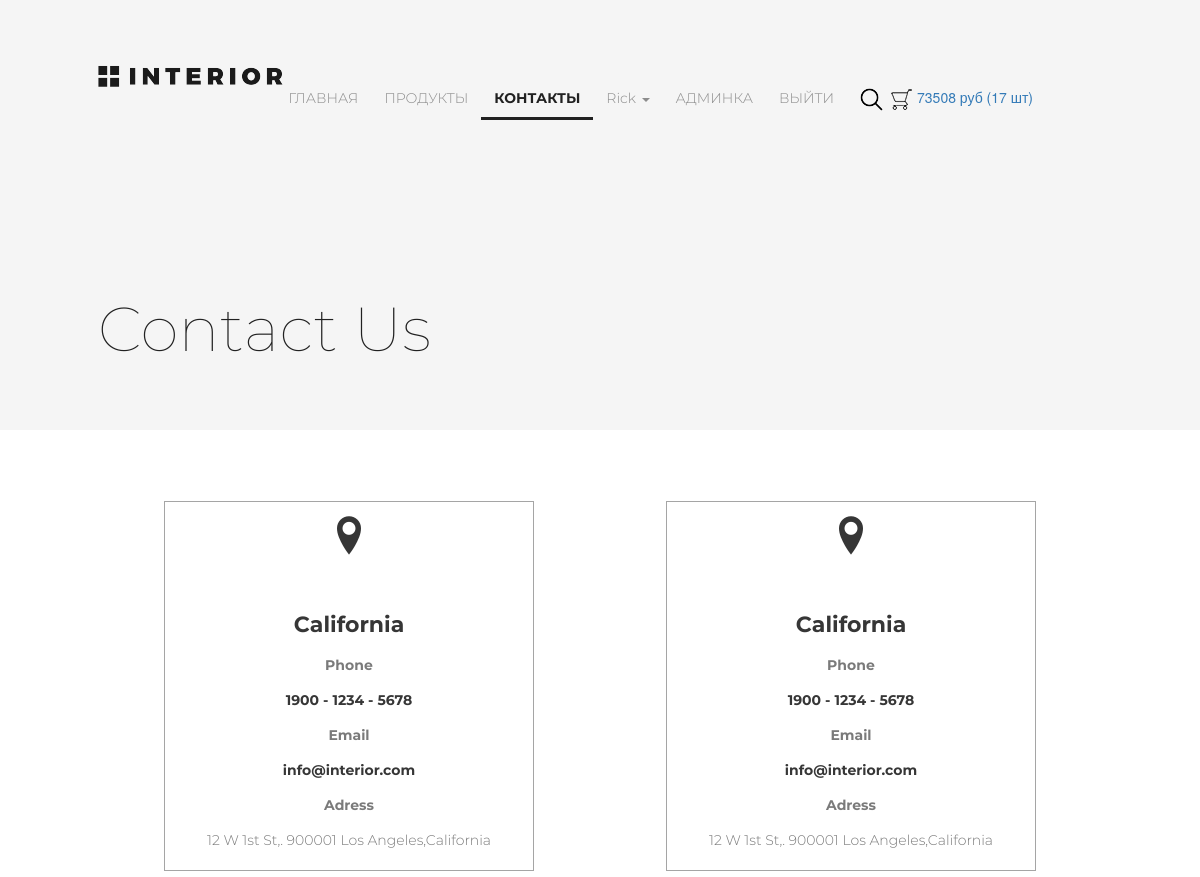
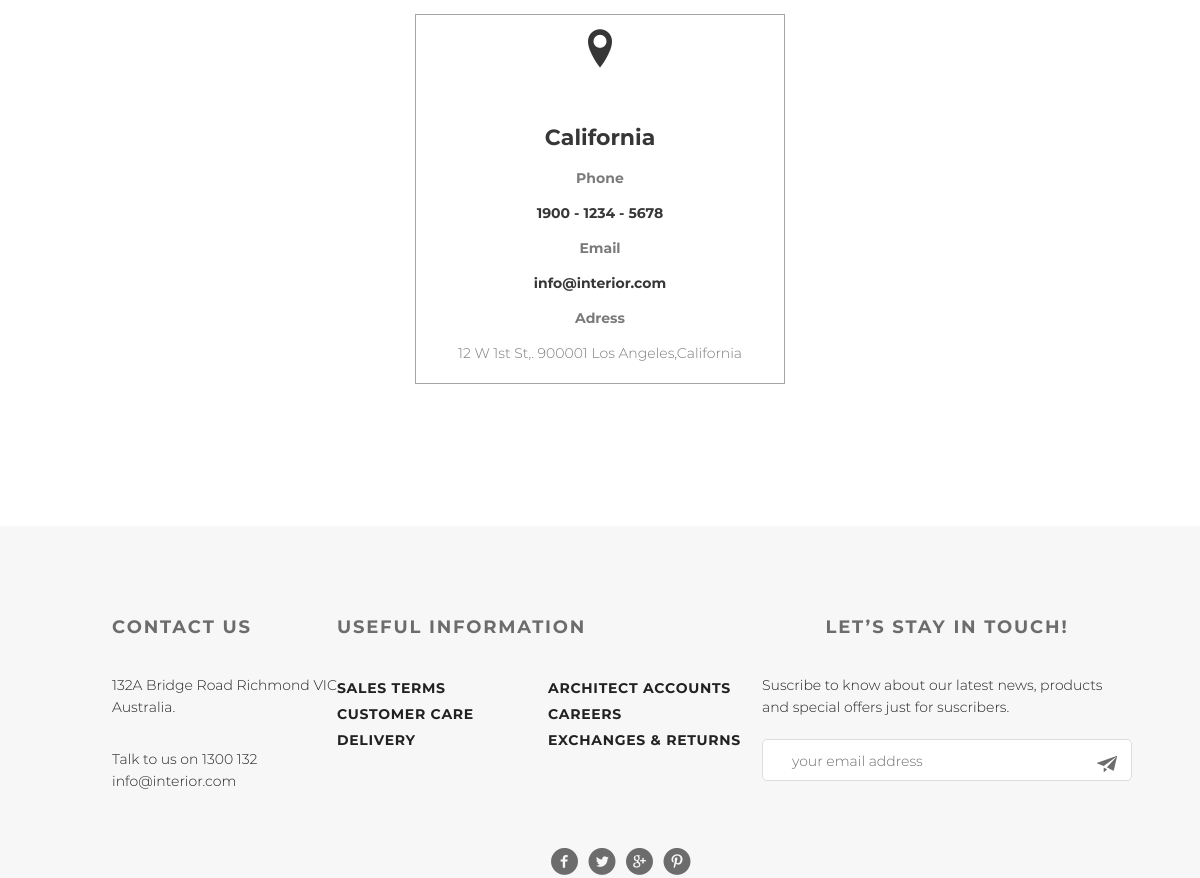
Screenshot of /contact_us/ (signed in) with the database file from the repository (2 pictures, top to bottom).
### authapp/models.py (models this page shows, shortened)
class ShopUser(AbstractUser):
    avatar = models.ImageField(upload_to='users_avatars', blank=True)
    age = models.PositiveIntegerField(verbose_name='возраст', default=18)
    activation_key = models.CharField(max_length=128, blank=True)
    activation_key_expires = models.DateTimeField(default=(now() + timedelta(hours=48)))

### basketapp/models.py (models this page shows, shortened)
class Basket(models.Model):
    user = models.ForeignKey(settings.AUTH_USER_MODEL, on_delete=models.CASCADE, related_name='basket')
    product = models.ForeignKey(Product, on_delete=models.CASCADE)
    quantity = models.PositiveIntegerField(verbose_name='количество', default=0)
    add_datetime = models.DateTimeField(verbose_name='время', auto_now_add=True)
    objects = BasketQuerySet.as_manager()
    @property
    def product_cost(self):
        return self.product.price * self.quantity
    @property
    def total_quantity(self):
        _items = Basket.objects.filter(user=self.user)
        _totalquantity = sum(list(map(lambda x: x.quantity, _items)))
        return _totalquantity
    @property
    def total_cost(self):
        _items = Basket.objects.filter(user=self.user)
        _totalcost = sum(list(map(lambda x: x.product_cost, _items)))
        return _totalcost
    @property
    def product_item(self):
        _items = Basket.get_items(self.user)
        _items_in_basket = {}
        for _product in _items:
            _items_in_basket[_product.product.name] = _product.product.price
        return _items_in_basket
    @staticmethod
    def get_items(user):
        return Basket.objects.filter(user=user).order_by('product__category')

### mainapp/models.py (models this page shows, shortened)
class Product(models.Model):
    category = models.ForeignKey(ProductCategory, on_delete=models.CASCADE)
    name = models.CharField(verbose_name='product_name', max_length=128)
    image = models.ImageField(upload_to='products_image', blank=True)
    short_desc = models.CharField(verbose_name='short_description', max_length=60, blank=True)
    description = models.TextField(verbose_name='description', blank=True)
    price = models.DecimalField(verbose_name='product_price', max_digits=8, decimal_places=2, default=0)
    quantity = models.PositiveIntegerField(verbose_name='product_quantity', default=0)
    is_active = models.BooleanField(db_index=True, verbose_name='активна', default=True)

### mainapp/views.py (the view)
# urls.py: path('contact_us/', mainapp.contact_us, name='contact_us'),
def contact_us(request):
    with open("mainapp/json/contact.json", "r") as file:
        contact_data = json.load(file)
    context = {
        'title': 'Contuct Us',
        'contact_data': contact_data
    }
    return render(request, 'mainapp/contact_us.html', context=context)

### mainapp/context_processors.py (called while the page is built)
def basket(request):
   basket = []
   if request.user.is_authenticated:
       basket = request.user.basket.select_related()
   return {
       'basket': basket,
   }

### mainapp/templates/mainapp/contact_us.html
{% extends 'mainapp/base.html' %}
{% load static %}
{% block menu %}
	<div class="first-block">
		<div class="header">
			<a href="{% url 'main' %}" class="logo"><img src="{% static '/img/logo.png' %}" alt="logo"></a>
			{% include 'mainapp/include/inc_main_menu.html' %}
		</div>
		<div class="h2-block">
			<h2 class="header-h2">Contact Us</h2>
		</div>
	</div>
{% endblock %}
{% block content %}
	<div class="contact">
		{% include 'mainapp/include/inc_contact_us_inform.html' %}
		{% include 'mainapp/include/inc_contact_us_inform.html' %}
		{% include 'mainapp/include/inc_contact_us_inform.html' %}
	</div>
{% endblock %}

### mainapp/templates/mainapp/include/inc_main_menu.html (shortened to what this page needs)
{% load static %}
<ul class="menu">
    <li class="menu-list">
        <a href="{% url 'main' %}"
           class = "menu-link {% if request.resolver_match.url_name == 'main' %}menu-link-active{% else %} class = 'menu-link' {% endif %}">ГЛАВНАЯ</a>
    </li>
    <li class="menu-list"><a href="{% url 'mainapp:products' %}" {% if request.resolver_match.namespace == 'products' %} class = "menu-link menu-link-active" {% else %} class="menu-link" {% endif %}>ПРОДУКТЫ</a></li>
    <li class="menu-list"><a href="{% url 'contact_us' %}" {% if request.resolver_match.url_name == 'contact_us' %} class="menu-link menu-link-active" {% else %} class="menu-link" {% endif %}>КОНТАКТЫ</a></li>
    {% if user.is_authenticated %}
    <li class="menu-list">
       <div class="dropdown">
           <a class="dropdown-toggle menu-link" href="" data-toggle="dropdown">
               {{ user.first_name|default:'Пользователь' }}
               <span class="caret"></span>
           </a>
       </div>
   </li>
  {% endif %}
  {% if user.is_superuser %}
    <li class="menu-list">
      <a href="{% url 'admin:users' %}" class="menu-link">АДМИНКА</a>
    </li>
  {% endif %}
    <li class="menu-list">
        {% if user.is_authenticated %}
          <a href="{% url 'auth:logout' %}" class="menu-link">ВЫЙТИ</a>
        {% else %}
          <a href="{% url 'auth:login' %}" class="menu-link">ВОЙТИ</a>
        {% endif %}
    </li>
    <li class="menu-list search"><a href="#" class="menu-link"><img src="{% static '/img/search-img.png' %}" alt="search-img"></a></li>
    <li class="menu-list">
        <a href="{% url 'basket:view' %}">
            <img src="{% static '/img/basket.png' %}">
            <span>
                {% if basket %}
                    {{ basket.0.total_cost|floatformat:0 }} руб
                    ({{ basket.0.total_quantity }} шт)
                {% endif %}
            </span>
        </a>
    </li>
</ul>

### static/css/style.css (style rules this page uses)
* { margin: 0; padding: 0; }
html,body { height: 100%; }
.header { padding-top: 63px; height: 34px; }
.menu { float: right; }
.menu-list { list-style-type: none; float: left; }
.menu-link { text-decoration: none; width: 490px; height: 10px; font-family: Montserrat; font-size: 14px; font-weight: 300; font-stretch: normal; font-style: normal; text-align: right; color: #8c8c8c; padding: 10px 13px; }
.search { width: 23px; height: 23px; margin: 0 20px 5px 0; }
.menu-link-active { font-weight: 700; color: #212121; border-bottom: 3px #212121 solid; }
.first-block { height: 430px; padding: 64px 167px 0 98px; background-color: #f5f5f5; }
.first-block .header { padding-top: 0; }
.header-h2 { font-family: Montserrat; font-size: 62px; font-weight: 100; line-height: 1.16; text-align: left; color: #212121; }
.h2-block { padding-top: 147px; padding-left: 15px; min-width: 650px; }
.first-block .h2-block { padding-left: 0; padding-top: 176px; }
.contact { display: flex; flex-wrap: wrap; justify-content: space-between; padding-left: 98px; padding-right: 98px; margin-top: 71px; margin-bottom: 122px; }
@media screen and (max-width: 1355px) { .contact { justify-content: space-around; } }

### rows the page displays
ShopUser: first_name "Rick"
Basket: user+product+quantity "73508", user+quantity "17"

### other values shown
{{ contact_data.state }} "California California California"
{{ contact_data.phone }} "1900 - 1234 - 5678 1900 - 1234 - 5678 1900 - 1234 - 5678"
{{ contact_data.email }} "info@interior.com info@interior.com info@interior.com"
{{ contact_data.adress }} "12 W 1st St,. 900001 Los Angeles,California 12 W 1st St,. 900001 Los Angeles,California 12 W 1st St,. 900001 Los Angeles,California"
